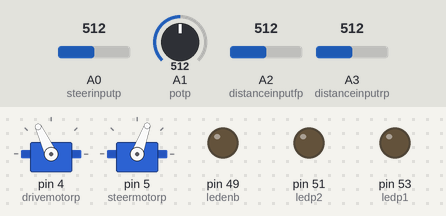
Recording of a sketch running on a simulated Arduino Mega 2560, built with avr-gcc and run on an emulated ATmega2560. On the bench: 2 × servo, output pins drawn as LEDs (lit = HIGH). The inputs (shaded band) are chosen by the test bench; at power-on: A0 (steerinputp) = 512, A1 (potp) = 512, A2 (distanceinputfp) = 512, A3 (distanceinputrp) = 512. What the sketch prints to the serial monitor is not drawn.

Above: at 1.2 s.
1.3 s: A0 (steerinputp) set to 290
2.8 s: A0 (steerinputp) set to 263
At 3.1 s:
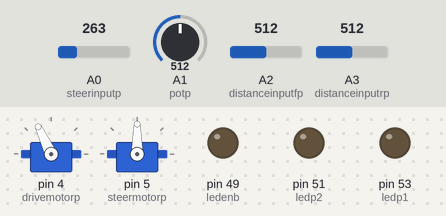
4.3 s: A1 (potp) set to 479
5.8 s: A1 (potp) set to 457
At 6.7 s:
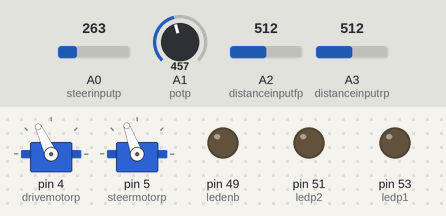
7.3 s: A2 (distanceinputfp) set to 30
At 7.8 s:
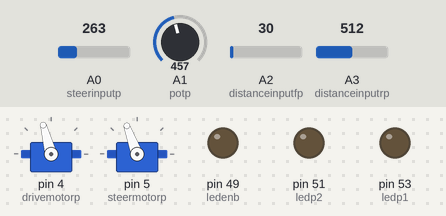
8.8 s: A3 (distanceinputrp) set to 168
10.3 s: A3 (distanceinputrp) set to 152
At 12.3 s:
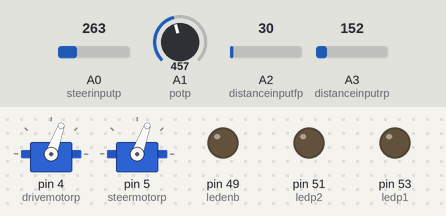
Timing chart, 0 to 21.7 s (numbered marks = the images above; inputs shaded):
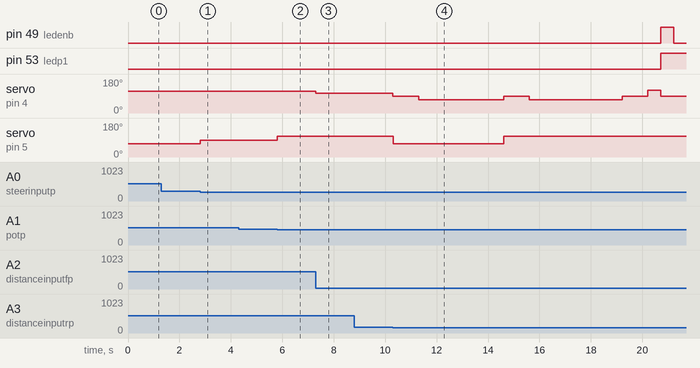

The sketch:

Foxtrot.ino
```cpp
#include <Servo.h>

// === SERVO OBJECTS ===
Servo driveservo;  // controls rear drive motor via ESC (90=stop, 115=forward, 70=reverse)
Servo steerservo;  // controls front steering servo (90=straight)

// === SOUND TRIGGER VARIABLES ===
unsigned long triggerStart  = 0;
const unsigned long triggerLength = 500;
bool triggering = false;

// === PIN DEFINITIONS ===
const byte drivemotorp     = 4;   // PWM out → ESC
const byte steermotorp     = 5;   // PWM out → steering servo
const byte steerinputp     = A0;  // analog in ← steering encoder
const byte potp            = A1;  // analog in ← potentiometer (manual angle bias trim)
const byte distanceinputfp = A2;  // analog in ← front sonar sensor
const byte distanceinputrp = A3;  // analog in ← rear sonar sensor
const byte ledp1           = 53;  // LED direction pin 1
const byte ledp2           = 51;  // LED direction pin 2
const byte ledenb          = 49;  // LED enable (PWM brightness)

// Distance threshold: if sensor > hitdist → spot is clear (no car there)
const int hitdist = 800;

// === SENSOR / CONTROL VARIABLES ===
int steerinput;      // encoder reading mapped to 0–180
int distancef;       // front distance sensor value (scaled ×5)
int distancer;       // rear distance sensor value (scaled ×5)
int servoCmd;        // final steering target
int potinput;        // pot reading mapped and centered at 0
int servoval = 90;   // desired steering angle before pot offset is applied

// === STATE MACHINE ===
int state = 0;
unsigned long stateStartTime = 0;
unsigned long emptytimer     = 0;

// Timing constants (in milliseconds) — tune these for your course
int emptytime  = 5000;  // how long the spot must be clear before committing to park
int turntime   = 1000;  // time to hold a steering turn
int backuptime = 3300;  // time to reverse into the parking space

void setup() {
  driveservo.attach(drivemotorp);
  steerservo.attach(steermotorp);

  driveservo.write(90);  // start stopped
  steerservo.write(90);  // start straight

  Serial.begin(9600);

  pinMode(ledp1,  OUTPUT);
  pinMode(ledp2,  OUTPUT);
  pinMode(ledenb, OUTPUT);

  stateStartTime = millis();
}

void loop() {
  // === POT CORRECTION ===
  potinput = map(analogRead(potp), 0, 1023, 0, 180);
  potinput = potinput - 90;  // center at 0
  servoCmd = servoval + potinput;

  // === STEERING FEEDBACK ===
  // QUESTION: Input range here is 350 → 180 (descending), unlike Alpha/Bravo which use 350 → 530.
  // A descending range INVERTS the mapping: when encoder reads 350, output = 0 (full left);
  // when it reads 180, output = 180 (full right). This flips steering direction.
  // Was this intentional (e.g., steering physically reversed on this version of the robot)?
  // Or should this be 350 → 530 like the other files?
  steerinput = map(analogRead(steerinputp), 350, 180, 0, 180);

  // NOTE: Deadband here is ±10 (wider than Alpha/Bravo's ±6), and uses correct if/else if/else.
  if (steerinput < servoCmd - 10) {
    steerservo.write(70);   // steer left (NOTE: 70 instead of 60 — gentler correction)
  }
  else if (steerinput > servoCmd + 10) {
    steerservo.write(110);  // steer right (NOTE: 110 instead of 120 — gentler correction)
  }
  else {
    steerservo.write(90);   // center
  }

  // === DISTANCE SENSORS ===
  distancef = analogRead(distanceinputfp) * 5;  // scale raw ADC to comparable units
  distancer = analogRead(distanceinputrp) * 5;

  unsigned long currentTime = millis();

  Serial.println(servoCmd);  // debug: current steering command

  // === PARALLEL PARKING STATE MACHINE ===
  // 0: Cruise forward looking for a gap (empty spot)
  // 1: Line up next to the car ahead of the gap
  // 2: Wheels turned right — ready to back in
  // 3: Reverse into the space
  // 4: Wheels turned left — straighten into space
  // 5: Final reverse to settle into space
  // 6: Straighten wheels, brief pause
  // 7: Small forward nudge
  // 8: DONE — stop and blink LEDs
  switch (state) {

    case 0:  // Looking for an empty parking spot
      driveservo.write(115);
      // Reset the "clear" timer every time a car is detected
      if (distancef < 800 && distancer < 800) {
        stateStartTime = currentTime;  // car in the way — reset timer
      }
      // Only commit to parking if the spot has been clear for the full emptytime
      if (currentTime - stateStartTime > emptytime) {
        state = 1;
      }
      break;

    case 1:  // Line up beside the car ahead of the parking space
      if (distancef > hitdist && distancer > hitdist) {
        driveservo.write(115);  // both clear — keep moving forward
      }
      else if (distancef < hitdist && distancer > hitdist) {
        driveservo.write(105);  // front sensor seeing car — slow down
      }
      else if (distancef < hitdist && distancer < hitdist) {
        driveservo.write(90);   // both sensors see car — stop, aligned
        state = 2;
        stateStartTime = currentTime;
      }
      break;

    case 2:  // Hold position with wheels turned right — preparation for reversing in
      servoval = 170;  // hard right steering target
      // NOTE: no driveservo command here — motor stays at whatever state 1 left it.
      // Is that correct, or should driveservo.write(90) be here to hold stopped?
      if (currentTime - stateStartTime > turntime) {
        state = 3;
        stateStartTime = currentTime;
      }
      break;

    case 3:  // Reverse into parking space (wheels turned right)
      driveservo.write(70);  // reverse
      if (currentTime - stateStartTime > backuptime) {
        state = 4;
        stateStartTime = currentTime;
      }
      break;

    case 4:  // Stop reversing, turn wheels left to straighten into space
      driveservo.write(90);
      servoval = 10;  // hard left steering target
      if (currentTime - stateStartTime > turntime) {
        state = 5;
        stateStartTime = currentTime;
      }
      break;

    case 5:  // Final reverse to settle fully into space (wheels straightening)
      driveservo.write(70);
      if (currentTime - stateStartTime > 3600) {
        state = 6;
        stateStartTime = currentTime;
      }
      break;

    case 6:  // Straighten wheels and pause briefly before final nudge
      driveservo.write(90);
      servoval = 90;
      if (currentTime - stateStartTime > 1000) {
        state = 7;
        stateStartTime = currentTime;
      }
      break;

    case 7:  // Small forward nudge to center in space
      driveservo.write(120);
      if (currentTime - stateStartTime > 500) {
        state = 8;
        stateStartTime = currentTime;
      }
      break;

    case 8:  // DONE — stop and blink LEDs
      servoval = 90;
      driveservo.write(90);
      // NOTE: delay() blocks the entire loop here.
      // Fine since robot is parked and done.
      analogWrite(ledenb, 255);
      digitalWrite(ledp1, HIGH);
      digitalWrite(ledp2, LOW);
      delay(500);
      analogWrite(ledenb, 0);
      delay(500);
      break;
  }
  // FIX: Serial.println(potinput) was here in the original but was UNREACHABLE CODE —
  // it appeared after a break inside the switch statement. Removed.
}
```

Measured:
- the behaviour switches between 275 and 274 on A0 (steerinputp) (found by bisection; images 0 and 1)
- the behaviour switches between 467 and 466 on A1 (potp) (found by bisection; images 1 and 2)
- the behaviour switches between 160 and 159 on A3 (distanceinputrp) (found by bisection; images 3 and 4)
- after the input at 2.8 s, servo on pin 5 (steermotorp): 70° → 90° at once
- after the input at 5.8 s, servo on pin 5 (steermotorp): 90° → 110° at once
- after the input at 7.3 s, servo on pin 4 (drivemotorp): 115° → 105° at once
- after the input at 10.3 s, pin 49 (ledenb): LOW → HIGH after 10.4 s, → LOW 0.50 s later; pin 53 (ledp1): LOW → HIGH after 10.4 s; servo on pin 4 (drivemotorp): 105° → 90° at once, → 70° 1.0 s later, → 90° 3.3 s later, → 70° 1.0 s later, … (7 changes in this stretch); servo on pin 5 (steermotorp): 110° → 70° at once, → 110° 4.3 s later
